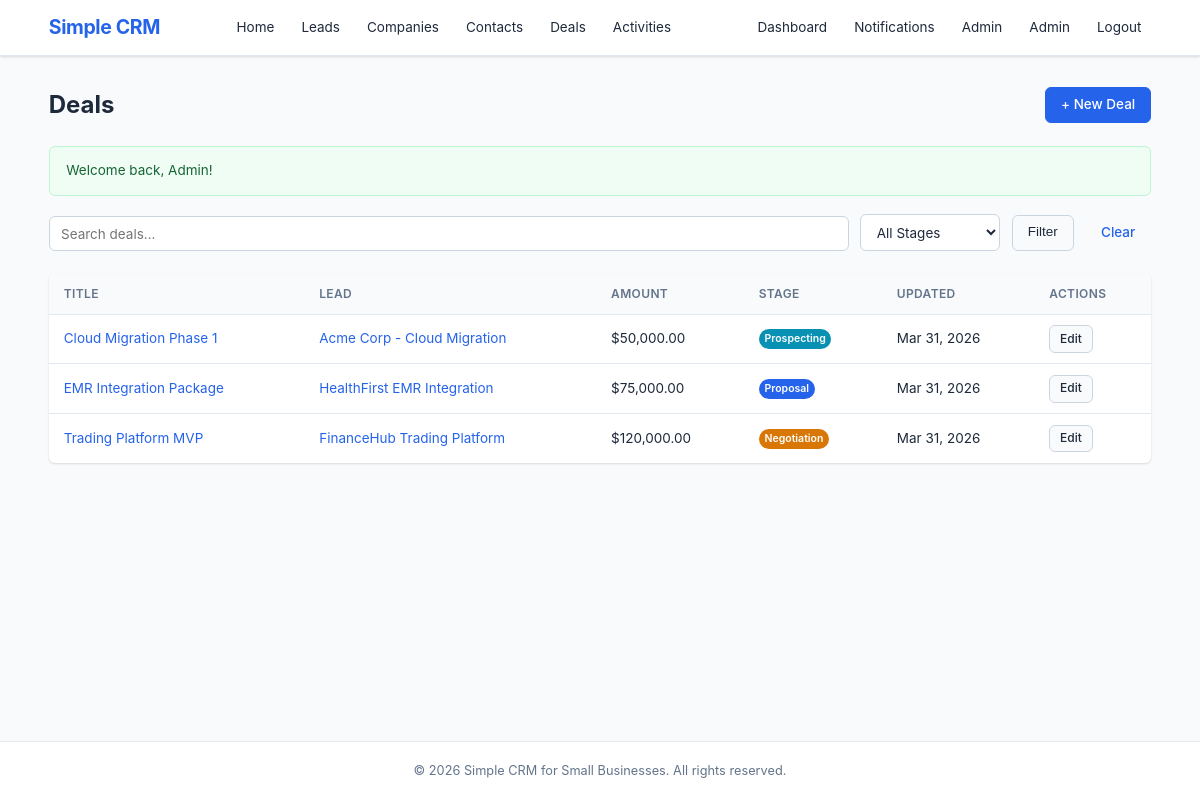
The page /public/deals.php (signed in) on the database its author committed.
### tables this page shows
CREATE TABLE IF NOT EXISTS `deals` (
    `id`         INT AUTO_INCREMENT PRIMARY KEY,
    `lead_id`    INT            DEFAULT NULL,
    `title`      VARCHAR(200)   NOT NULL DEFAULT '',
    `amount`     DECIMAL(12,2)  NOT NULL DEFAULT 0.00,
    `stage`      ENUM('prospecting','proposal','negotiation','won','lost') NOT NULL DEFAULT 'prospecting',
    `created_by` INT            DEFAULT NULL,
    `created_at` DATETIME       NOT NULL DEFAULT CURRENT_TIMESTAMP,
    `updated_at` DATETIME       NOT NULL DEFAULT CURRENT_TIMESTAMP ON UPDATE CURRENT_TIMESTAMP,
    FOREIGN KEY (`lead_id`)    REFERENCES `leads`(`id`) ON DELETE CASCADE,
    FOREIGN KEY (`created_by`) REFERENCES `users`(`id`) ON DELETE SET NULL
);

CREATE TABLE IF NOT EXISTS `leads` (
    `id`          INT AUTO_INCREMENT PRIMARY KEY,
    `title`       VARCHAR(200) NOT NULL,
    `description` TEXT         DEFAULT NULL,
    `status`      ENUM('new','contacted','qualified','won','lost') NOT NULL DEFAULT 'new',
    `company_id`  INT          DEFAULT NULL,
    `contact_id`  INT          DEFAULT NULL,
    `assigned_to` INT          DEFAULT NULL,
    `category_id` INT          DEFAULT NULL,
    `created_by`  INT          DEFAULT NULL,
    `created_at`  DATETIME     NOT NULL DEFAULT CURRENT_TIMESTAMP,
    `updated_at`  DATETIME     NOT NULL DEFAULT CURRENT_TIMESTAMP ON UPDATE CURRENT_TIMESTAMP,
    FOREIGN KEY (`company_id`)  REFERENCES `companies`(`id`)  ON DELETE SET NULL,
    FOREIGN KEY (`contact_id`)  REFERENCES `contacts`(`id`)   ON DELETE SET NULL,
    FOREIGN KEY (`assigned_to`) REFERENCES `users`(`id`)      ON DELETE SET NULL,
    FOREIGN KEY (`category_id`) REFERENCES `categories`(`id`) ON DELETE SET NULL,
    FOREIGN KEY (`created_by`)  REFERENCES `users`(`id`)      ON DELETE SET NULL
);

### includes/auth.php (called while the page is built, shortened)
<?php
function isLoggedIn(): bool
{
    return isset($_SESSION['user_id']);
}
function currentRole(): string
{
    return $_SESSION['user_role'] ?? 'visitor';
}
function hasMinRole(string $minRole): bool
{
    $hierarchy = [
        'visitor'       => 0,
        'user'          => 1,
        'sales_rep'     => 2,
        'sales_manager' => 3,
        'admin'         => 4,
    ];
    $userLevel = $hierarchy[currentRole()] ?? 0;
    $minLevel  = $hierarchy[$minRole]      ?? 0;
    return $userLevel >= $minLevel;
}

### includes/permissions.php (called while the page is built, shortened)
<?php
require_once __DIR__ . '/auth.php';
function canCreateDeal(): bool
{
    return isLoggedIn() && hasMinRole('user');
}
function canEditDeal(array $deal): bool
{
    if (hasMinRole('admin')) return true;
    return ($deal['created_by'] == currentUserId());
}

### models/Deal.php (called while the page is built, shortened)
<?php
function listDeals(array $filters = [], int $limit = 20, int $offset = 0): array
{
    $db = getDB();
    $where  = [];
    $params = [];
    $whereSQL = $where ? 'WHERE ' . implode(' AND ', $where) : '';
    $stmt = $db->prepare("SELECT COUNT(*) FROM deals d LEFT JOIN leads l ON d.lead_id = l.id {$whereSQL}");
    $stmt->execute($params);
    $total = (int) $stmt->fetchColumn();
    $sql = "SELECT d.*,
                   l.title AS lead_title,
                   CONCAT(u.first_name, ' ', u.last_name) AS creator_name
            FROM deals d
            LEFT JOIN leads l ON d.lead_id = l.id
            LEFT JOIN users u ON d.created_by = u.id
            {$whereSQL}
            ORDER BY d.updated_at DESC
            LIMIT :lim OFFSET :off";
    $stmt = $db->prepare($sql);
    $stmt->bindValue(':lim', $limit, PDO::PARAM_INT);
    $stmt->bindValue(':off', $offset, PDO::PARAM_INT);
    $stmt->execute();
    return ['items' => $stmt->fetchAll(), 'total' => $total];
}

### public/deals.php (the view, shortened to what this page needs)
<?php
require_once __DIR__ . '/../includes/auth.php';
require_once __DIR__ . '/../includes/helpers.php';
require_once __DIR__ . '/../includes/permissions.php';
require_once __DIR__ . '/../models/Deal.php';
$search = trim($_GET['search'] ?? '');
$stage  = trim($_GET['stage'] ?? '');
$page   = max(1, (int) ($_GET['page'] ?? 1));
$perPage = 15;
$filters = ['search' => $search, 'stage' => $stage];
$result  = listDeals($filters, $perPage, ($page - 1) * $perPage);
$items   = $result['items'];
require_once __DIR__ . '/../includes/header.php';
?>
<div class="container">
    <div class="page-header">
        <h1>Deals</h1>
        <?php if (canCreateDeal()): ?>
            <a href="deal_form.php" class="btn btn-primary">+ New Deal</a>
        <?php endif; ?>
    </div>
    <?= renderFlash() ?>
    <form method="GET" action="deals.php" class="filter-bar">
        <input type="text" name="search" value="<?= e($search) ?>" placeholder="Search deals..." class="filter-input">
        <select name="stage" class="filter-select">
            <option value="">All Stages</option>
        </select>
        <button type="submit" class="btn btn-secondary">Filter</button>
        <a href="deals.php" class="btn btn-ghost">Clear</a>
    </form>
    <?php if (empty($items)): ?>
        <div class="empty-state"><p>No deals found.</p></div>
    <?php else: ?>
        <table class="table table-hover">
            <thead><tr><th>Title</th><th>Lead</th><th>Amount</th><th>Stage</th><th>Updated</th><th>Actions</th></tr></thead>
            <tbody>
            <?php foreach ($items as $d): ?>
                <tr>
                    <td><a href="deal_detail.php?id=<?= $d['id'] ?>"><?= e($d['title'] ?: 'Deal #' . $d['id']) ?></a></td>
                    <td><?= $d['lead_title'] ? '<a href="lead_detail.php?id=' . $d['lead_id'] . '">' . e($d['lead_title']) . '</a>' : '—' ?></td>
                    <td>$<?= number_format($d['amount'], 2) ?></td>
                    <td><span class="badge <?= statusClass($d['stage']) ?>"><?= statusLabel($d['stage']) ?></span></td>
                    <td><?= formatDate($d['updated_at']) ?></td>
                    <td>
                        <?php if (canEditDeal($d)): ?>
                            <a href="deal_form.php?id=<?= $d['id'] ?>" class="btn btn-sm btn-secondary">Edit</a>
                        <?php endif; ?>
                    </td>
                </tr>
            <?php endforeach; ?>
            </tbody>
        </table>
    <?php endif; ?>
</div>
<?php require_once __DIR__ . '/../includes/footer.php'; ?>

### public/css/style.css (style rules this page uses)
*, *::before, *::after { box-sizing: border-box; margin: 0; padding: 0; }
:root { --color-primary: #2563eb; --color-primary-dark: #1d4ed8; --color-success: #16a34a; --color-warning: #d97706; --color-danger: #dc2626; --color-info: #0891b2; --color-bg: #f8fafc; --color-white: #ffffff; --color-text: #1e293b; --color-text-light: #64748b; --color-border: #e2e8f0; --color-border-dark: #cbd5e1; --radius: 6px; --shadow: 0 1px 3px rgba(0,0,0,0.08), 0 1px 2px rgba(0,0,0,0.06); --shadow-md: 0 4px 6px rgba(0,0,0,0.07), 0 2px 4px rgba(0,0,0,0.06); --font-sans: -apple-system, BlinkMacSystemFont, 'Segoe UI', Roboto, Oxygen, Ubuntu, sans-serif; --font-mono: 'SF Mono', SFMono-Regular, Consolas, 'Liberation Mono', Menlo, monospace; }
html { font-size: 15px; line-height: 1.6; }
body { font-family: var(--font-sans); color: var(--color-text); background: var(--color-bg); min-height: 100vh; display: flex; flex-direction: column; }
a { color: var(--color-primary); text-decoration: none; }
.container { max-width: 1140px; margin: 0 auto; padding: 0 1.25rem; }
.badge { display: inline-block; font-size: 0.7rem; font-weight: 600; padding: 0.15em 0.55em; border-radius: 999px; vertical-align: middle; color: var(--color-white); }
.badge-primary { background: var(--color-primary); }
.badge-warning { background: var(--color-warning); }
.badge-info { background: var(--color-info); }
.page-header { display: flex; align-items: center; justify-content: space-between; margin-bottom: 1.5rem; gap: 1rem; flex-wrap: wrap; }
.page-header h1 { font-size: 1.6rem; font-weight: 700; color: var(--color-text); }
.btn { display: inline-block; padding: 0.5rem 1rem; font-size: 0.9rem; font-weight: 500; border-radius: var(--radius); border: 1px solid var(--color-border-dark); background: var(--color-white); color: var(--color-text); cursor: pointer; transition: all 0.15s; text-align: center; line-height: 1.4; }
.btn-primary { background: var(--color-primary); color: var(--color-white); border-color: var(--color-primary); }
.btn-sm { padding: 0.3rem 0.65rem; font-size: 0.8rem; }
.filter-bar { display: flex; gap: 0.75rem; margin-bottom: 1.5rem; flex-wrap: wrap; align-items: flex-end; }
.btn-secondary { background: var(--color-bg); color: var(--color-text); border-color: var(--color-border-dark); }
.btn-ghost { background: transparent; border-color: transparent; color: var(--color-primary); }
.filter-input, .filter-select { padding: 0.55rem 0.75rem; font-size: 0.9rem; border: 1px solid var(--color-border-dark); border-radius: var(--radius); background: var(--color-white); color: var(--color-text); font-family: var(--font-sans); transition: border-color 0.15s; }
.filter-input { flex: 2; min-width: 200px; }
.filter-select { min-width: 140px; }
.table { width: 100%; border-collapse: collapse; background: var(--color-white); border-radius: var(--radius); box-shadow: var(--shadow); overflow: hidden; }
.table th, .table td { padding: 0.7rem 1rem; text-align: left; border-bottom: 1px solid var(--color-border); font-size: 0.9rem; }
.table th { background: var(--color-bg); font-weight: 600; color: var(--color-text-light); font-size: 0.8rem; text-transform: uppercase; letter-spacing: 0.03em; }
.table tbody tr:last-child td { border-bottom: none; }

### rows shown on the page
deals: title "Cloud Migration Phase 1", lead.title "Acme Corp - Cloud Migration", amount "50,000.00", stage "Prospecting", updated_at "Mar 31, 2026"
deals: title "EMR Integration Package", lead.title "HealthFirst EMR Integration", amount "75,000.00", stage "Proposal", updated_at "Mar 31, 2026"
deals: title "Trading Platform MVP", lead.title "FinanceHub Trading Platform", amount "120,000.00", stage "Negotiation", updated_at "Mar 31, 2026"

### other values the page prints
$user['first_name'] "Admin"
$msg "Welcome back, Admin!"
